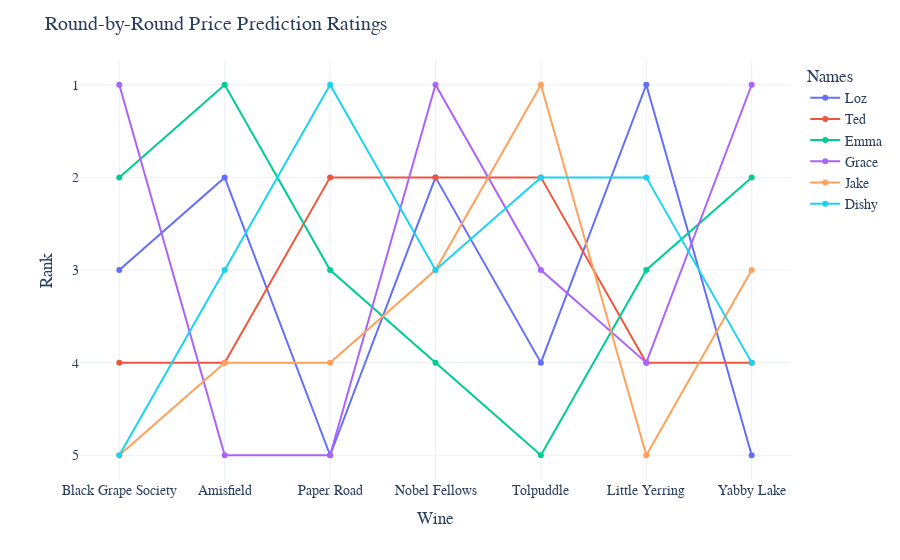

The code cell stored with this chart in its notebook:
### Code cell
fig = px.scatter(round_by_round_bump_chart, x="Wine", y="Rank", color='Names')
fig['layout']['yaxis']['autorange'] = "reversed"
fig.update_traces(mode='markers+lines')

fig.update_layout(
    title = "Round-by-Round Price Prediction Ratings",
    font = dict(family = "Arial", size=14),
    yaxis = dict(
        tickmode = 'linear',
        dtick = 1
    )
)

fig = go.FigureWidget(fig)
fig.layout.template = 'plotly_white'
fig.show()

### Figure 1 — Plotly figure (JSON) as saved in the notebook; plotly's stock layout.template omitted (floating-point values rounded to 4 significant figures)
{"data": [{"hovertemplate": "Names=Loz<br>Wine=%{x}<br>Rank=%{y}<extra></extra>", "legendgroup": "Loz", "marker": {"color": "#636efa", "symbol": "circle"}, "mode": "markers+lines", "name": "Loz", "orientation": "v", "showlegend": true, "type": "scatter", "uid": "f46183dd-1e3c-4816-ba27-fa1a499d4ca5", "x": ["Black Grape Society", "Amisfield", "Paper Road", "Nobel Fellows", "Tolpuddle", "Little Yerring", "Yabby Lake"], "xaxis": "x", "y": [3, 2, 5, 2, 4, 1, 5], "yaxis": "y"}, {"hovertemplate": "Names=Ted<br>Wine=%{x}<br>Rank=%{y}<extra></extra>", "legendgroup": "Ted", "marker": {"color": "#EF553B", "symbol": "circle"}, "mode": "markers+lines", "name": "Ted", "orientation": "v", "showlegend": true, "type": "scatter", "uid": "b6f81a33-ba59-4939-bda8-6c887de552bf", "x": ["Black Grape Society", "Amisfield", "Paper Road", "Nobel Fellows", "Tolpuddle", "Little Yerring", "Yabby Lake"], "xaxis": "x", "y": [4, 4, 2, 2, 2, 4, 4], "yaxis": "y"}, {"hovertemplate": "Names=Emma<br>Wine=%{x}<br>Rank=%{y}<extra></extra>", "legendgroup": "Emma", "marker": {"color": "#00cc96", "symbol": "circle"}, "mode": "markers+lines", "name": "Emma", "orientation": "v", "showlegend": true, "type": "scatter", "uid": "e75a8c5c-36fb-4d56-86ea-d1f2c9a0b68d", "x": ["Black Grape Society", "Amisfield", "Paper Road", "Nobel Fellows", "Tolpuddle", "Little Yerring", "Yabby Lake"], "xaxis": "x", "y": [2, 1, 3, 4, 5, 3, 2], "yaxis": "y"}, {"hovertemplate": "Names=Grace<br>Wine=%{x}<br>Rank=%{y}<extra></extra>", "legendgroup": "Grace", "marker": {"color": "#ab63fa", "symbol": "circle"}, "mode": "markers+lines", "name": "Grace", "orientation": "v", "showlegend": true, "type": "scatter", "uid": "b5aa6b5c-281d-45a3-b341-4dcdcaf3c197", "x": ["Black Grape Society", "Amisfield", "Paper Road", "Nobel Fellows", "Tolpuddle", "Little Yerring", "Yabby Lake"], "xaxis": "x", "y": [1, 5, 5, 1, 3, 4, 1], "yaxis": "y"}, {"hovertemplate": "Names=Jake<br>Wine=%{x}<br>Rank=%{y}<extra></extra>", "legendgroup": "Jake", "marker": {"color": "#FFA15A", "symbol": "circle"}, "mode": "markers+lines", "name": "Jake", "orientation": "v", "showlegend": true, "type": "scatter", "uid": "d5501ce1-d70a-4558-b92d-c011294f12b8", "x": ["Black Grape Society", "Amisfield", "Paper Road", "Nobel Fellows", "Tolpuddle", "Little Yerring", "Yabby Lake"], "xaxis": "x", "y": [5, 4, 4, 3, 1, 5, 3], "yaxis": "y"}, {"hovertemplate": "Names=Dishy<br>Wine=%{x}<br>Rank=%{y}<extra></extra>", "legendgroup": "Dishy", "marker": {"color": "#19d3f3", "symbol": "circle"}, "mode": "markers+lines", "name": "Dishy", "orientation": "v", "showlegend": true, "type": "scatter", "uid": "9682802c-77b5-47a9-b653-392bf9c38951", "x": ["Black Grape Society", "Amisfield", "Paper Road", "Nobel Fellows", "Tolpuddle", "Little Yerring", "Yabby Lake"], "xaxis": "x", "y": [5, 3, 1, 3, 2, 2, 4], "yaxis": "y"}], "layout": {"font": {"family": "Arial", "size": 14}, "legend": {"title": {"text": "Names"}, "tracegroupgap": 0}, "margin": {"t": 60}, "title": {"text": "Round-by-Round Price Prediction Ratings"}, "xaxis": {"anchor": "y", "domain": [0, 1], "title": {"text": "Wine"}}, "yaxis": {"anchor": "x", "autorange": "reversed", "domain": [0, 1], "dtick": 1, "tickmode": "linear", "title": {"text": "Rank"}}}}
